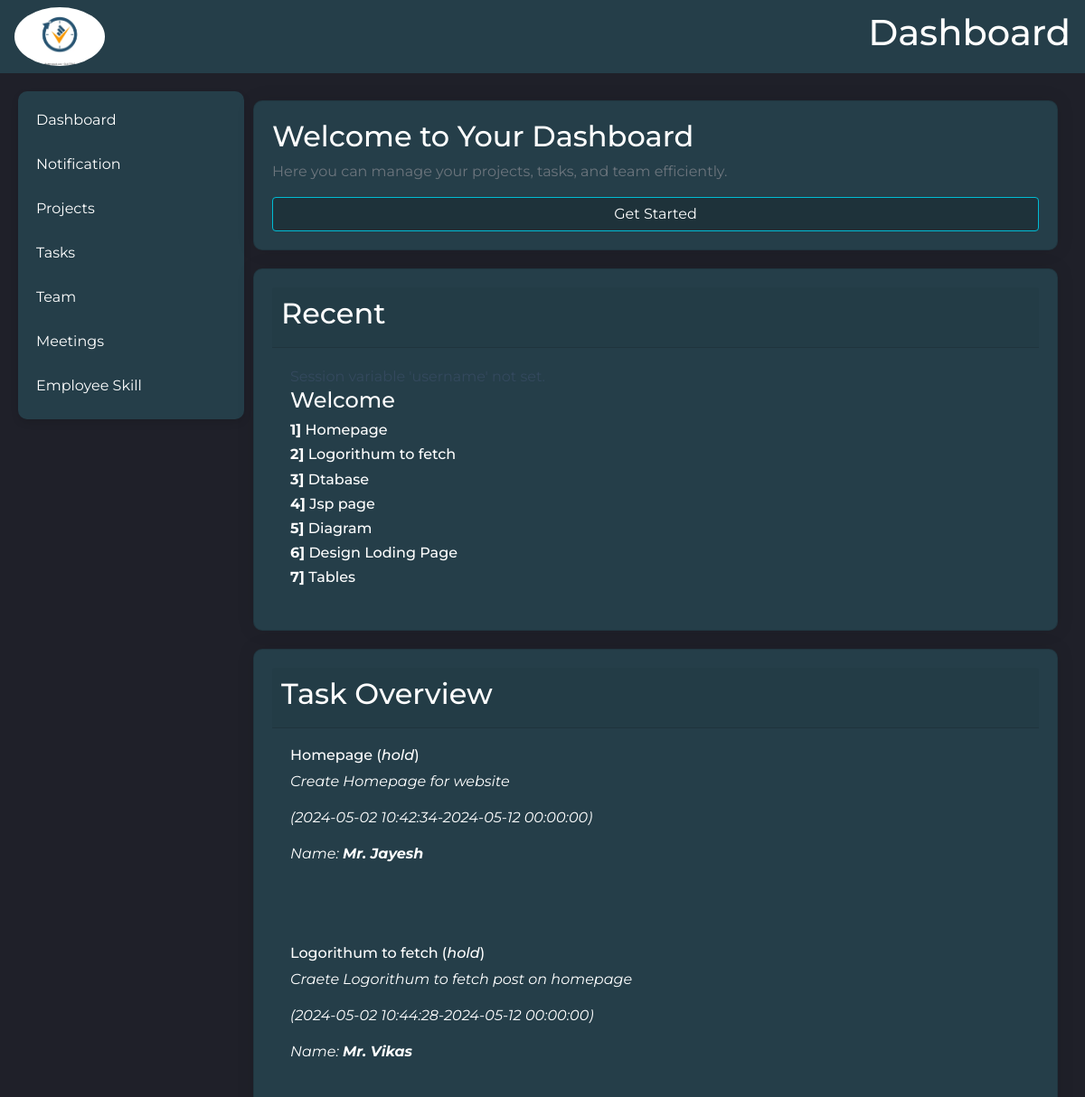
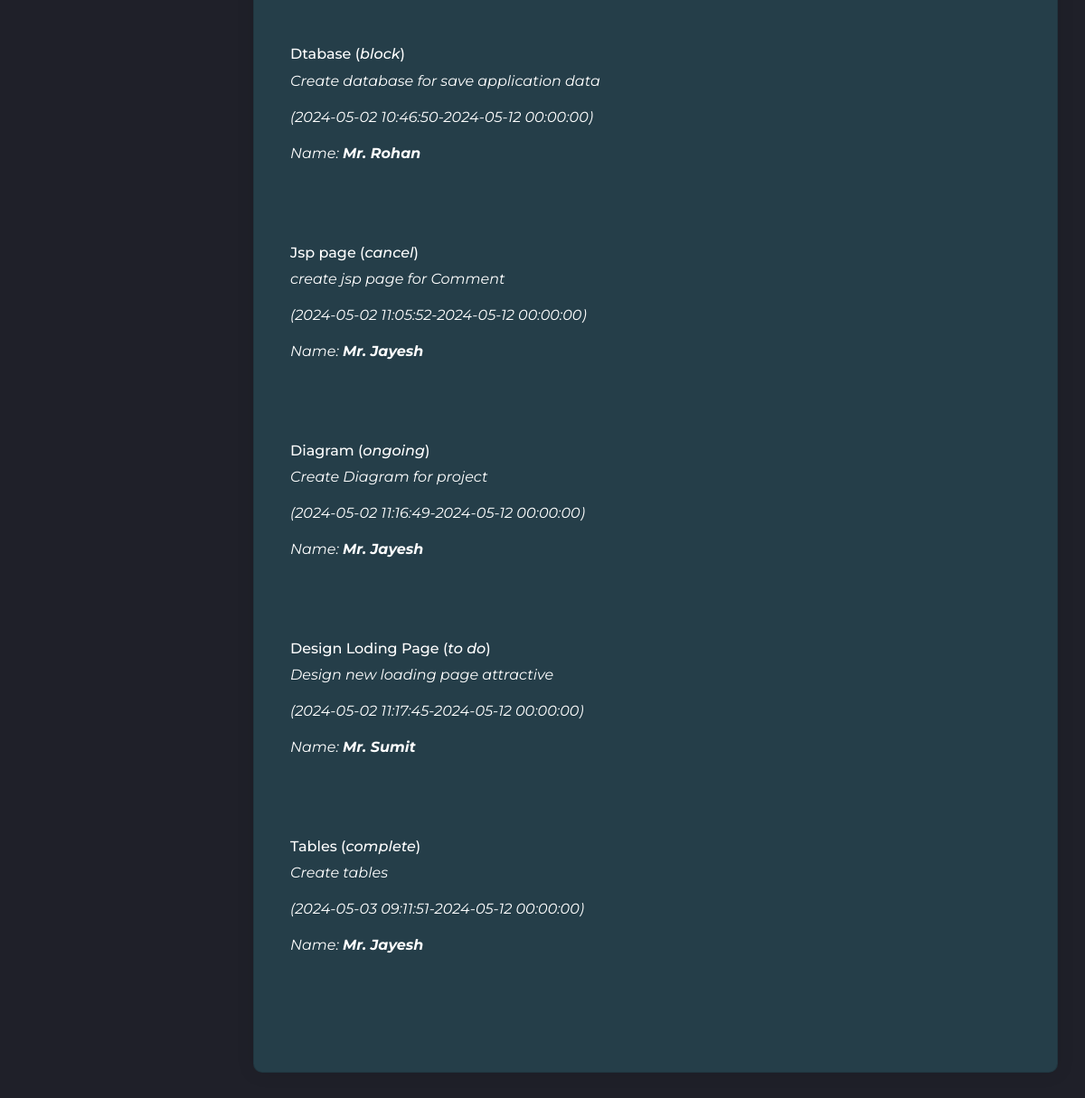
Page /manager/dashboard.php on the committed database (2 pictures, top to bottom).
### tables this page shows
CREATE TABLE `task` (
  `task_id` int(11) NOT NULL,
  `name` varchar(20) NOT NULL,
  `start_time` datetime DEFAULT NULL,
  `end_time` datetime DEFAULT NULL,
  `description` text NOT NULL
);

CREATE TABLE `task_assign` (
  `id` int(11) NOT NULL,
  `task_id` int(11) NOT NULL,
  `emp_id` int(11) NOT NULL,
  `status` varchar(20) NOT NULL DEFAULT 'to do',
  `actual_start` datetime DEFAULT NULL,
  `actual_end` datetime DEFAULT NULL
);

CREATE TABLE `employee` (
  `emp_id` int(11) NOT NULL,
  `name` varchar(20) NOT NULL,
  `role` varchar(20) NOT NULL,
  `email` varchar(40) NOT NULL,
  `resume` longblob DEFAULT NULL,
  `gender` varchar(10) NOT NULL
);

### manager/dashboard.php (the view, shortened to what this page needs)
<?php
$user = $_SESSION['email'];
?>
<!DOCTYPE html>
<html lang="en">
<head>
    <link rel="stylesheet" href="https://maxcdn.bootstrapcdn.com/bootstrap/4.5.2/css/bootstrap.min.css">
    <link rel="stylesheet" href="style2.css">
</head>
<body>
    <nav class="navbar navbar-light" style="background-color:rgb(37, 62, 73)">
        <div class="logo">
            <img src="logo.webp" alt="Logo">
        </div>
        <h1 style="color: white;">Dashboard</h1>
    </nav>
    <main>
        <nav class="nav1">
            <a href="dashboard.php" class="text-white">Dashboard</a>
            <a href="notification.php" class="text-white">Notification</a>
            <a href="project.php" class="text-white">Projects</a>
            <a href="task.php" class="text-white">Tasks</a>
            <a href="team.php" class="text-white">Team</a>
            <a href="meeting.php" class="text-white">Meetings</a>
            <a href="skill.php" class="text-white">Employee Skill</a>
        </nav>
        <section>
            <div class="card">
                <h2>Welcome to Your Dashboard</h2>
                <p class="text-muted">Here you can manage your projects, tasks, and team efficiently.</p>
                <button class="btn btn-primary">Get Started</button>
            </div>
            <div class="card">
                <div class="card-header">
                    <h2>Recent</h2>
                </div>
                <div class="card-body">
                    <?php
                    include "include/config.php";
                    $sql = "SELECT employee.email,task.name FROM `task` INNER JOIN task_assign ON task.task_id=task_assign.task_id INNER JOIN employee on task_assign.emp_id=employee.emp_id";
                    echo "<h4 style='color: white;'>Welcome $user</h4>";
                    if ($result = mysqli_query($conn, $sql)) {
                        if (mysqli_num_rows($result) > 0) {
                            for ($i = 0; $i <= 100; $i++) {
                                $row = mysqli_fetch_array($result);
                                if ($row !== null) {
                                    ?>
                                    <h6><b><?php echo ($i + 1) . "]"; ?></b> <?php echo $row[1]; ?></h6>
                                    <?php
                                }
                            }
                        }
                    }
                    ?>
                </div>
            </div>
            <div class="card">
                <div class="card-header">
                    <h2>Task Overview</h2>
                </div>
                <div class="card-body">
                    <?php
                    include "include/config.php";
                    $sql = "SELECT task.name,task.description,task.start_time,task.end_time,task_assign.status,employee.name,employee.gender FROM `task` INNER JOIN task_assign ON task_assign.task_id=task.task_id INNER JOIN employee on task_assign.emp_id=employee.emp_id";
                    if ($result = mysqli_query($conn, $sql)) {
                        if (mysqli_num_rows($result) > 0) {
                            for ($i = 0; $i <= 100; $i++) {
                                $row = mysqli_fetch_array($result);
                                if ($row !== null) {
                                    ?>
                                    <b>
                                        <h6><?php echo $row[0]; ?> (<i><?php echo $row[4]; ?></i>)</h6>
                                    </b>
                                    <i>
                                        <p><?php echo $row[1]; ?></p>
                                        <p>(<?php echo $row[2]; ?>-<?php echo $row[3]; ?>)</p>
                                        <?php $prefix = ($row['gender'] == "male") ? "Mr." : "Mrs."; ?>
                                        <p> Name: <b><?php echo $prefix ." ". ucfirst($row[5]); ?></b></p>
                                    </i><br><br><br>
                                    <?php
                                }
                            }
                        }
                    }
                    ?>
                </div>
            </div>
        </section>
    </main>
</body>
</html>

### manager/style2.css (style rules this page uses)
body { font-family: 'Montserrat', sans-serif; background-color: #1f2029; background-image: url('https://s3-us-west-2.amazonaws.com/s.cdpn.io/1462889/pat.svg'); color: #34495e; margin: 0; padding: 0; height: 100%; }
main { display: flex; padding: 20px; justify-content: center; align-items: flex-start; }
.nav1 { width: 250px; background-color: rgb(37, 62, 73); color: #ffffff; padding: 10px; border-radius: 10px; box-shadow: 0 4px 8px rgba(0, 0, 0, 0.1); animation: fadeInLeft 0.5s ease-out; }
.nav1 a { text-decoration: none; color: #ffffff; display: block; padding: 10px; margin-bottom: 5px; border-radius: 5px; transition: background-color 0.3s; }
section { flex: 1; padding: 10px; }
.card { background-color: rgb(37, 62, 73); border-radius: 10px; box-shadow: 0 0 20px rgba(0, 0, 0, 0.1); padding: 20px; margin-bottom: 20px; animation: fadeInUp 0.5s ease-out; transition: box-shadow 0.3s, transform 0.3s; }
h2 { color: white; }
.card-header { color: #ffffff; border-radius: 10px 10px 0 0; padding: 10px; }
.card-body { color: #34495e; }
.btn-primary { background-color: rgba(0, 0, 0, 0.2); border-color: #00bcd4; transition: background-color 0.3s, border-color 0.3s; }
.logo img { width: 100px; height: auto; border-radius: 50%; animation: fadeIn 0.5s ease-out; }

### manager/dashboard.php (style rules this page uses)
body { font-family: 'Montserrat', sans-serif; background-color: #1f2029; background-image: url('https://s3-us-west-2.amazonaws.com/s.cdpn.io/1462889/pat.svg'); color: #34495e; margin: 0; padding: 0; height: 100%; color: #ffffff; }
h6, h4, p, b { color: #ffffff; }

### rows in the picture
task: name "Homepage"
task: name "Logorithum to fetch"
task: name "Dtabase"
task: name "Jsp page"
task: name "Diagram"
task: name "Design Loding Page"
task: name "Tables"
task_assign: task.name "Homepage", status "hold", task.description "Create Homepage for website", task.start_time "2024-05-02 10:42:34", task.end_time "2024-05-12 00:00:00", emp.gender "Mr.", emp.name "Jayesh"
task_assign: task.name "Logorithum to fetch", status "hold", task.description "Craete Logorithum to fetch post on homepage", task.start_time "2024-05-02 10:44:28", task.end_time "2024-05-12 00:00:00", emp.gender "Mr.", emp.name "Vikas"
task_assign: task.name "Dtabase", status "block", task.description "Create database for save application data", task.start_time "2024-05-02 10:46:50", task.end_time "2024-05-12 00:00:00", emp.gender "Mr.", emp.name "Rohan"
task_assign: task.name "Jsp page", status "cancel", task.description "create jsp page for Comment", task.start_time "2024-05-02 11:05:52", task.end_time "2024-05-12 00:00:00", emp.gender "Mr.", emp.name "Jayesh"
task_assign: task.name "Diagram", status "ongoing", task.description "Create Diagram for project", task.start_time "2024-05-02 11:16:49", task.end_time "2024-05-12 00:00:00", emp.gender "Mr.", emp.name "Jayesh"
task_assign: task.name "Design Loding Page", status "to do", task.description "Design new loading page attractive", task.start_time "2024-05-02 11:17:45", task.end_time "2024-05-12 00:00:00", emp.gender "Mr.", emp.name "Sumit"
task_assign: task.name "Tables", status "complete", task.description "Create tables", task.start_time "2024-05-03 09:11:51", task.end_time "2024-05-12 00:00:00", emp.gender "Mr.", emp.name "Jayesh"
